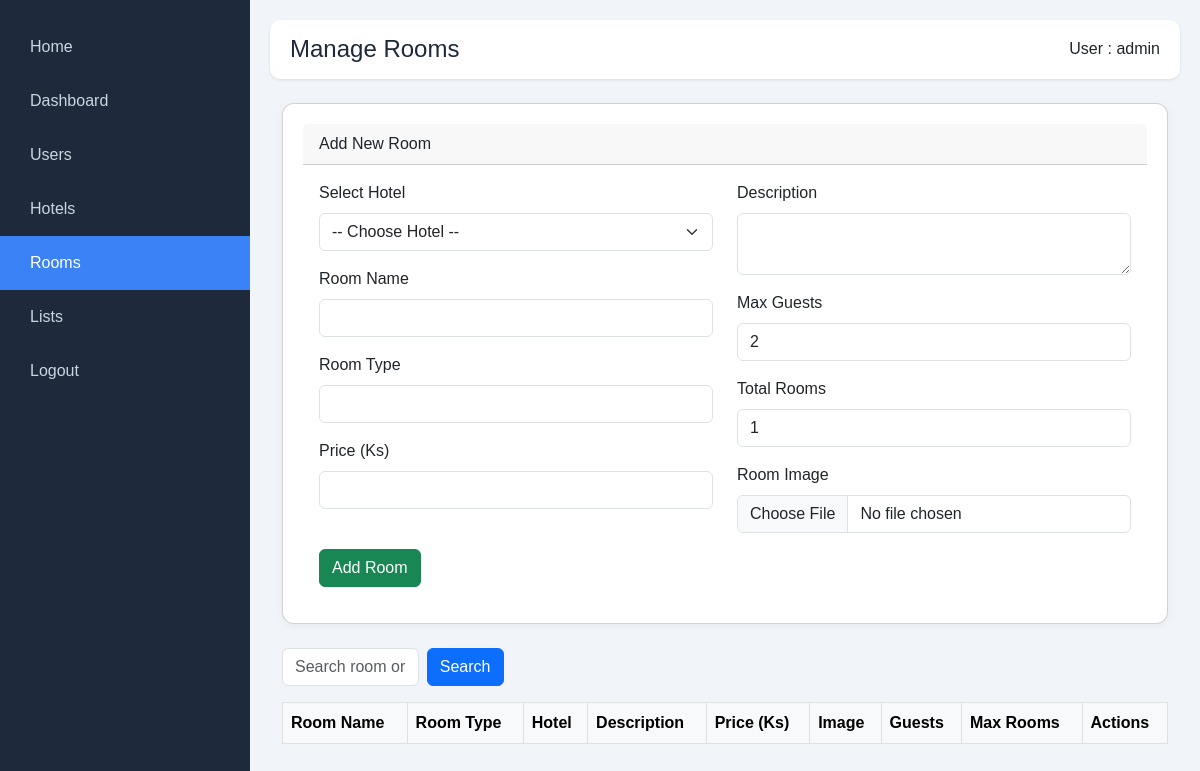
The app's page /admin/manage_rooms.php (signed in), older data.
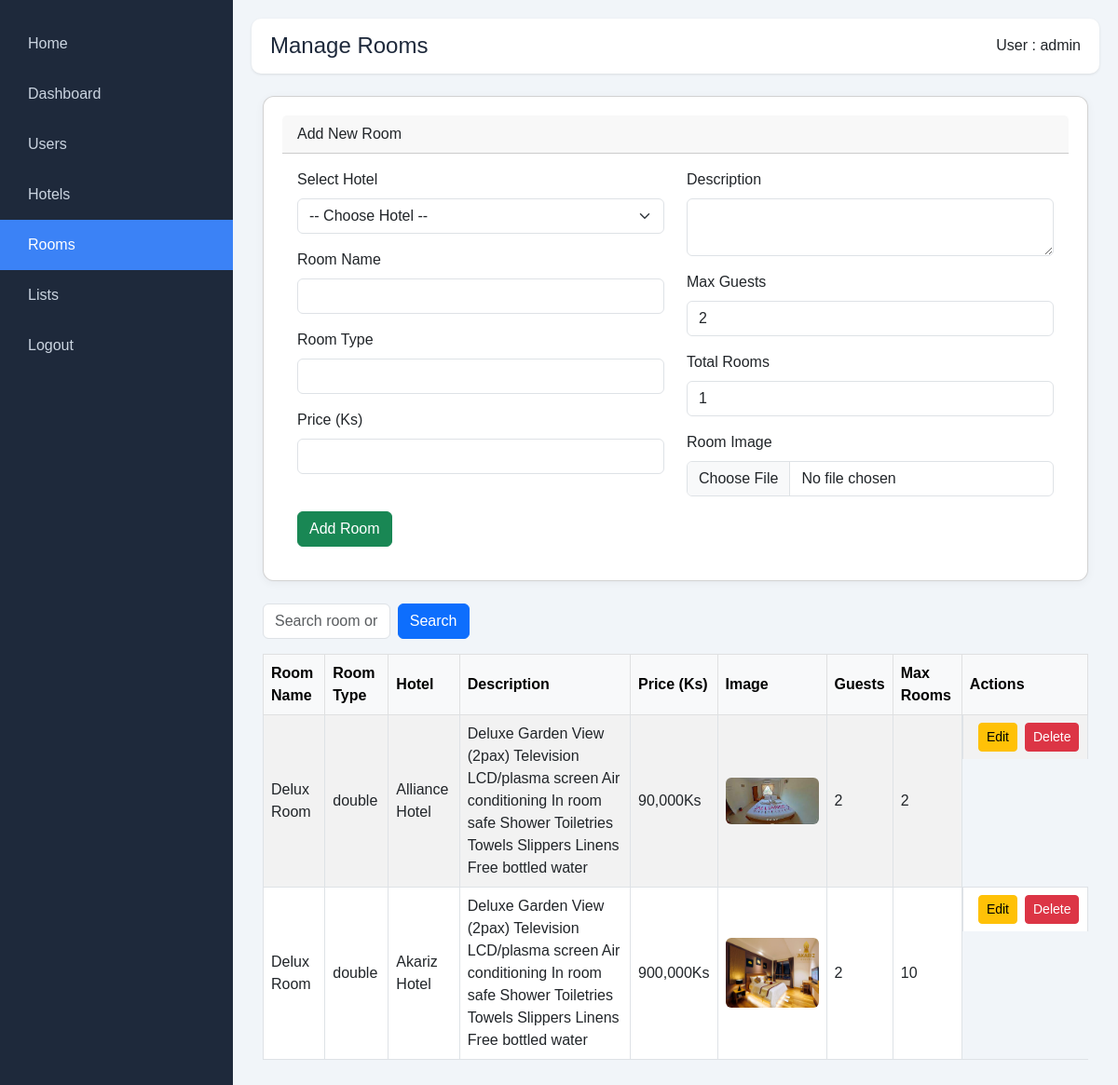
The same page, newer data.
### tables this page shows
CREATE TABLE `rooms` (
  `id` int(11) NOT NULL,
  `name` varchar(100) DEFAULT NULL,
  `description` text DEFAULT NULL,
  `price` decimal(10,2) NOT NULL,
  `max_guests` int(11) NOT NULL,
  `room_type` enum('single','double','suite','family') DEFAULT 'single',
  `hotel_id` int(11) DEFAULT NULL,
  `created_at` timestamp NOT NULL DEFAULT current_timestamp(),
  `updated_at` timestamp NOT NULL DEFAULT current_timestamp() ON UPDATE current_timestamp(),
  `total_rooms` int(11) NOT NULL DEFAULT 1,
  `available_rooms` int(11) DEFAULT 0
);

CREATE TABLE `hotels` (
  `id` int(11) NOT NULL,
  `name` varchar(255) NOT NULL,
  `description` text NOT NULL,
  `image` varchar(255) NOT NULL,
  `created_at` timestamp NOT NULL DEFAULT current_timestamp(),
  `location_embed` text DEFAULT NULL
);

### admin/manage_rooms.php (the view, shortened to what this page needs)
<?php
include('../includes/db.php');
$pageTitle = "Manage Rooms";
$search = isset($_GET['search']) ? trim($_GET['search']) : '';
$searchQuery = $search ? "WHERE r.room_type LIKE '%$search%' OR h.name LIKE '%$search%'" : '';
$editMode = false;
$editRoom = null;
$rooms = $conn->query("
    SELECT r.*, h.name AS hotel_name, ri.image_name
    FROM rooms r
    JOIN hotels h ON r.hotel_id = h.id
    LEFT JOIN (
        SELECT room_id, image_name FROM room_images GROUP BY room_id
    ) ri ON r.id = ri.room_id
    $searchQuery
    ORDER BY r.id DESC
");
?>
<!DOCTYPE html>
<html lang="en">
<head>
    <link href="https://cdn.jsdelivr.net/npm/bootstrap@5.3.0/dist/css/bootstrap.min.css" rel="stylesheet">
    <link rel="stylesheet" href="../assets/css/dashboardstyle.css" />
</head>
<body>
<?php include('layouts/sidebar.php'); ?>
<div class="main">
    <?php include('layouts/header.php'); ?>
    <div class="container-fluid mt-4">
        <div class="card mb-4">
            <div class="card-header"><?= $editMode ? "Edit Room" : "Add New Room" ?></div>
            <div class="card-body">
                <form method="POST" enctype="multipart/form-data">
                    <div class="row">
                        <div class="col-md-6">
                            <div class="mb-3">
                                <label for="hotel_id" class="form-label">Select Hotel</label>
                                <select name="hotel_id" id="hotel_id" class="form-select" required>
                                    <option value="">-- Choose Hotel --</option>
                                </select>
                            </div>
                            <div class="mb-3">
                                <label for="name" class="form-label">Room Name</label>
                                <input type="text" name="name" id="name" class="form-control" value="<?= $editMode ? htmlspecialchars($editRoom['name']) : '' ?>" required>
                            </div>
                            <div class="mb-3">
                                <label for="room_type" class="form-label">Room Type</label>
                                <input type="text" name="room_type" id="room_type" class="form-control" value="<?= $editMode ? htmlspecialchars($editRoom['room_type']) : '' ?>" required>
                            </div>
                            <div class="mb-3">
                                <label for="price" class="form-label">Price (Ks)</label>
                                <input type="number" step="0.01" name="price" id="price" class="form-control" value="<?= $editMode ? $editRoom['price'] : '' ?>" required>
                            </div>
                        </div>
                        <div class="col-md-6">
                            <div class="mb-3">
                                <label for="description" class="form-label">Description</label>
                                <textarea name="description" id="description" class="form-control" required><?= $editMode ? htmlspecialchars($editRoom['description']) : '' ?></textarea>
                            </div>
                            <div class="mb-3">
                                <label for="max_guests" class="form-label">Max Guests</label>
                                <input type="number" name="max_guests" id="max_guests" class="form-control" value="<?= $editMode ? $editRoom['max_guests'] : '2' ?>" required>
                            </div>
                            <div class="mb-3">
                                <label for="total_rooms" class="form-label">Total Rooms</label>
                                <input type="number" name="total_rooms" id="total_rooms" class="form-control" value="<?= $editMode ? $editRoom['total_rooms'] : '1' ?>" required>
                            </div>
                            <div class="mb-3">
                                <label for="image" class="form-label">Room Image</label>
                                <input type="file" name="image" id="image" class="form-control" <?= $editMode ? '' : 'required' ?>>
                            </div>
                        </div>
                    </div>
                    <button type="submit" name="<?= $editMode ? 'update' : 'create' ?>" class="btn btn-<?= $editMode ? 'warning' : 'success' ?>">
                        <?= $editMode ? 'Update Room' : 'Add Room' ?>
                    </button>
                </form>
            </div>
        </div>
        <div class="mb-3">
            <form method="GET" class="d-flex col-md-3">
                <input type="text" name="search" class="form-control me-2" placeholder="Search room or hotel..." value="<?= htmlspecialchars($search) ?>">
                <button class="btn btn-primary">Search</button>
            </form>
        </div>
        <div class="table-responsive">
            <table class="table table-bordered table-striped">
                <thead class="table-light">
                    <tr>
                        <th>Room Name</th>
                        <th>Room Type</th>
                        <th>Hotel</th>
                        <th>Description</th>
                        <th>Price (Ks)</th>
                        <th>Image</th>
                        <th>Guests</th>
                        <th>Max Rooms</th>
                        <th>Actions</th>
                    </tr>
                </thead>
                <tbody>
                    <?php while ($room = $rooms->fetch_assoc()): ?>
                    <tr>
                        <td><?= htmlspecialchars($room['name']) ?></td>
                        <td><?= htmlspecialchars($room['room_type']) ?></td>
                        <td><?= htmlspecialchars($room['hotel_name']) ?></td>
                        <td><?= htmlspecialchars($room['description']) ?></td>
                        <td><?= number_format($room['price'], 0) ?>Ks</td>
                        <td>
                            <?php if (!empty($room['image_name'])): ?>
                                <img src="../images/<?= htmlspecialchars($room['image_name']) ?>" class="room-img rounded">
                            <?php else: ?>
                                <span class="text-muted">No image</span>
                            <?php endif; ?>
                        </td>
                        <td><?= (int)$room['max_guests'] ?></td>
                        <td><?= htmlspecialchars($room['total_rooms']) ?></td>
                        <td class="d-flex justify-content-center">
                            <a href="manage_rooms.php?edit=<?= $room['id'] ?>" class="btn btn-sm btn-warning mx-2">Edit</a>
                            <a href="?delete=<?= $room['id'] ?>" onclick="return confirm('Delete this room?')" class="btn btn-sm btn-danger">Delete</a>
                        </td>
                    </tr>
                    <?php endwhile; ?>
                </tbody>
            </table>
        </div>
    </div>
</div>
</body>
</html>

### admin/layouts/sidebar.php
<div class="sidebar">
    <a href="./../index.php" target="_self">Home</a>
    <a href="dashboard.php" class="<?= basename($_SERVER['PHP_SELF']) == 'dashboard.php' ? 'active' : '' ?>">Dashboard</a>
    <a href="manage_users.php" class="<?= basename($_SERVER['PHP_SELF']) == 'manage_users.php' ? 'active' : '' ?>">Users</a>
    <a href="manage_hotels.php" class="<?= basename($_SERVER['PHP_SELF']) == 'manage_hotels.php' ? 'active' : '' ?>">Hotels</a>
    <a href="manage_rooms.php" class="<?= basename($_SERVER['PHP_SELF']) == 'manage_rooms.php' ? 'active' : '' ?>">Rooms</a>
    <a href="bookinglists.php" class="<?= basename($_SERVER['PHP_SELF']) == 'bookinglists.php' ? 'active' : '' ?>">Lists</a>
    <a href="../auth/logout.php">Logout</a>
</div>

### admin/layouts/header.php
<div class="topbar">
    <h1><?= $pageTitle ?? 'Dashboard' ?></h1>
    <div>User : <?= htmlspecialchars($_SESSION['username'] ?? 'Guest') ?></div>
</div>

### assets/css/dashboardstyle.css (style rules this page uses)
:root { --sidebar-bg: #1e293b; --sidebar-text: #cbd5e1; --sidebar-active: #3b82f6; --main-bg: #f1f5f9; --card-bg: #ffffff; --text-color: #1e293b; }
body { margin: 0; font-family: 'Segoe UI', sans-serif; display: flex; min-height: 100vh; background-color: var(--main-bg); }
.sidebar { width: 250px; background-color: var(--sidebar-bg); color: var(--sidebar-text); display: flex; flex-direction: column; padding-top: 20px; position: fixed; height: 100%; }
.sidebar a { padding: 15px 30px; text-decoration: none; color: var(--sidebar-text); transition: 0.3s; }
.sidebar a:hover, .sidebar a.active { background-color: var(--sidebar-active); color: #fff; }
.main { margin-left: 250px; padding: 20px; flex: 1; }
.topbar { background: #fff; padding: 15px 20px; border-radius: 10px; box-shadow: 0 1px 3px rgba(0,0,0,0.1); margin-bottom: 20px; display: flex; justify-content: space-between; align-items: center; }
.topbar h1 { margin: 0; font-size: 24px; color: var(--text-color); }
.card { background-color: var(--card-bg); padding: 20px; margin-bottom: 20px; border-radius: 12px; box-shadow: 0 2px 10px rgba(0,0,0,0.05); }

### admin/manage_rooms.php (style rules this page uses)
body { font-family: Arial, sans-serif; }
.main { margin-left: 250px; }
.room-img { max-width: 100px; max-height: 80px; object-fit: cover; }
.table th, .table td { vertical-align: middle; }

Row changes from the older to the newer data that the page shows:
added rooms: name "Delux Room", room_type "double", hotel.name "Alliance Hotel", description "Deluxe Garden View (2pax) Television LCD/plasma screen Air conditioning In room safe Shower Toiletries Towels Slippers Linens Free bottled water", price "90,000", shows a picture, max_guests "2", total_rooms "2"
added rooms: name "Delux Room", room_type "double", hotel.name "Akariz Hotel", description "Deluxe Garden View (2pax) Television LCD/plasma screen Air conditioning In room safe Shower Toiletries Towels Slippers Linens Free bottled water", price "900,000", shows a picture, max_guests "2", total_rooms "10"
